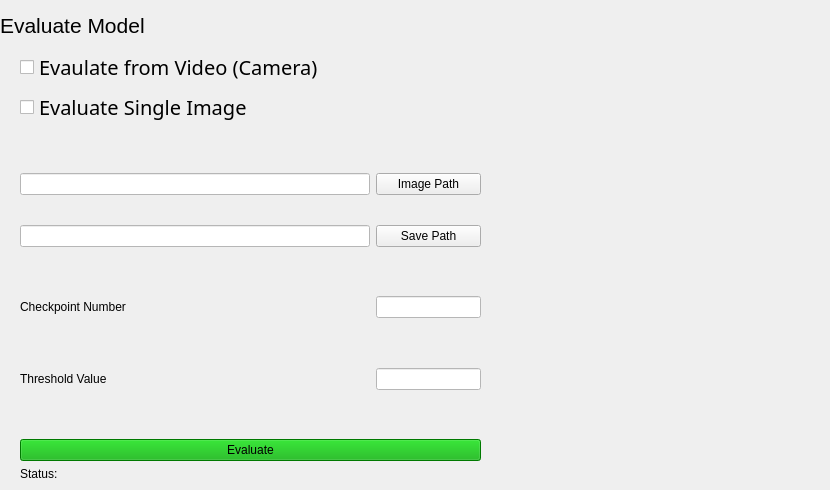
    <widget class="QWidget" name="Eval_page">
     <widget class="QWidget" name="formLayoutWidget_2">
      <property name="geometry">
       <rect>
        <x>20</x>
        <y>50</y>
        <width>461</width>
        <height>431</height>
       </rect>
      </property>
      <layout class="QFormLayout" name="formLayout_2">
       <item row="0" column="0">
        <widget class="QCheckBox" name="video_eval">
         <property name="font">
          <font>
           <family>Mongolian Baiti</family>
           <pointsize>15</pointsize>
          </font>
         </property>
         <property name="text">
          <string>Evaulate from Video (Camera)</string>
         </property>
        </widget>
       </item>
       <item row="2" column="0">
        <spacer name="verticalSpacer_2">
         <property name="orientation">
          <enum>Qt::Vertical</enum>
         </property>
         <property name="sizeHint" stdset="0">
          <size>
           <width>20</width>
           <height>40</height>
          </size>
         </property>
        </spacer>
       </item>
       <item row="3" column="0">
        <widget class="QLineEdit" name="image_path_eval">
         <property name="minimumSize">
          <size>
           <width>350</width>
           <height>0</height>
          </size>
         </property>
         <property name="styleSheet">
          <string notr="true">background-color: rgb(255, 255, 255);</string>
         </property>
        </widget>
       </item>
       <item row="3" column="1">
        <widget class="QPushButton" name="imgpath_eval_btn">
         <property name="text">
          <string>Image Path</string>
         </property>
        </widget>
       </item>
       <item row="4" column="0">
        <spacer name="verticalSpacer_12">
         <property name="orientation">
          <enum>Qt::Vertical</enum>
         </property>
         <property name="sizeHint" stdset="0">
          <size>
           <width>20</width>
           <height>20</height>
          </size>
         </property>
        </spacer>
       </item>
       <item row="5" column="0">
        <widget class="QLineEdit" name="save_path">
         <property name="minimumSize">
          <size>
           <width>350</width>
           <height>0</height>
          </size>
         </property>
         <property name="styleSheet">
          <string notr="true">background-color: rgb(255, 255, 255);</string>
         </property>
        </widget>
       </item>
       <item row="5" column="1">
        <widget class="QPushButton" name="Save_path_btn">
         <property name="text">
          <string>Save Path</string>
         </property>
        </widget>
       </item>
       <item row="7" column="0">
        <widget class="QLabel" name="label_18">
         <property name="text">
          <string>Checkpoint Number</string>
         </property>
        </widget>
       </item>
       <item row="7" column="1">
        <widget class="QLineEdit" name="checkpoint_num">
         <property name="styleSheet">
          <string notr="true">background-color: rgb(255, 255, 255);</string>
         </property>
        </widget>
       </item>
       <item row="9" column="0">
        <widget class="QLabel" name="label_19">
         <property name="text">
          <string>Threshold Value</string>
         </property>
        </widget>
       </item>
       <item row="9" column="1">
        <widget class="QLineEdit" name="threshold_val">
         <property name="styleSheet">
          <string notr="true">background-color: rgb(255, 255, 255);</string>
         </property>
        </widget>
       </item>
       <item row="11" column="0">
        <spacer name="verticalSpacer_17">
         <property name="orientation">
          <enum>Qt::Vertical</enum>
         </property>
         <property name="sizeHint" stdset="0">
          <size>
           <width>20</width>
           <height>40</height>
          </size>
         </property>
        </spacer>
       </item>
       <item row="12" column="0" colspan="2">
        <widget class="QPushButton" name="eval_button">
         <property name="styleSheet">
          <string notr="true">background-color: rgb(0, 170, 0);</string>
         </property>
         <property name="text">
          <string>Evaluate</string>
         </property>
        </widget>
       </item>
       <item row="13" column="0">
        <widget class="QLabel" name="eval_status">
         <property name="text">
          <string>Status: </string>
         </property>
        </widget>
       </item>
       <item row="8" column="0">
        <spacer name="verticalSpacer_3">
         <property name="orientation">
          <enum>Qt::Vertical</enum>
         </property>
         <property name="sizeHint" stdset="0">
          <size>
           <width>20</width>
           <height>40</height>
          </size>
         </property>
        </spacer>
       </item>
       <item row="6" column="0">
        <spacer name="verticalSpacer_4">
         <property name="orientation">
          <enum>Qt::Vertical</enum>
         </property>
         <property name="sizeHint" stdset="0">
          <size>
           <width>20</width>
           <height>40</height>
          </size>
         </property>
        </spacer>
       </item>
       <item row="1" column="0">
        <widget class="QCheckBox" name="image_eval">
         <property name="font">
          <font>
           <family>Mongolian Baiti</family>
           <pointsize>15</pointsize>
          </font>
         </property>
         <property name="text">
          <string>Evaluate Single Image</string>
         </property>
        </widget>
       </item>
      </layout>
     </widget>
     <widget class="QLabel" name="label_17">
      <property name="geometry">
       <rect>
        <x>0</x>
        <y>10</y>
        <width>161</width>
        <height>31</height>
       </rect>
      </property>
      <property name="font">
       <font>
        <pointsize>16</pointsize>
       </font>
      </property>
      <property name="text">
       <string>Evaluate Model</string>
      </property>
     </widget>
     <widget class="QWidget" name="verticalLayoutWidget_2">
      <property name="geometry">
       <rect>
        <x>500</x>
        <y>50</y>
        <width>321</width>
        <height>431</height>
       </rect>
      </property>
      <layout class="QVBoxLayout" name="verticalLayout"/>
     </widget>
    </widget>
